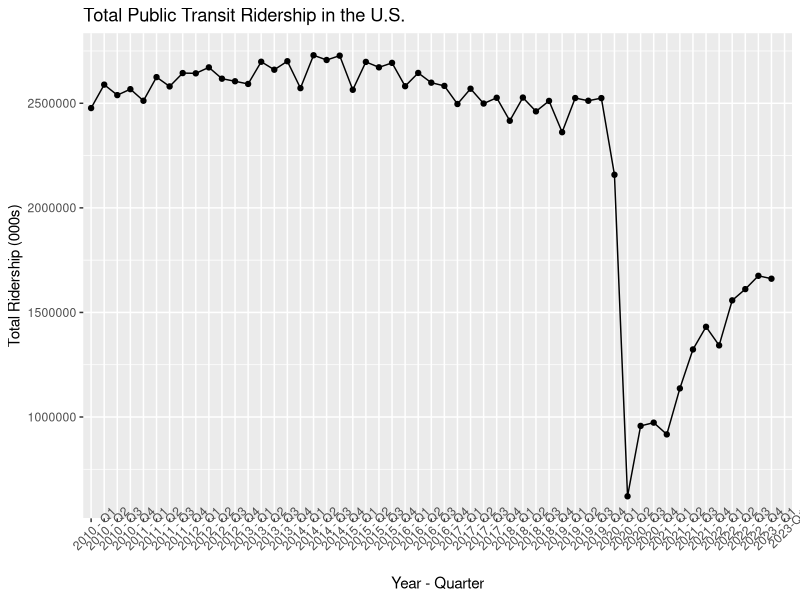

Source code (R): (Note: this script raises an error after producing the figure.)
library(tidyverse)
library(tidyr) 

ridership <- read.csv("../data/APTA-Ridership-by-Mode-and-Quarter-1990-Present.csv")
ridership <- ridership[81:133,1:11]
colnames(ridership)[2] <- 'Year - Quarter'
colnames(ridership)[4:11] <- c("total_ridership", "heavy_rail", "light_rail", "commuter_rail", "trolleybus", "bus", "demand_response", "other")
ridership$total_ridership <- as.numeric(gsub(",","", ridership$total_ridership))
ridership$heavy_rail <- as.numeric(gsub(",","", ridership$heavy_rail))
ridership$light_rail <- as.numeric(gsub(",","", ridership$light_rail))
ridership$commuter_rail <- as.numeric(gsub(",","", ridership$commuter_rail))
ridership$trolleybus <- as.numeric(gsub(",","", ridership$trolleybus))
ridership$bus <- as.numeric(gsub(",","", ridership$bus))
ridership$demand_response <- as.numeric(gsub(",","", ridership$demand_response))
ridership$other <- as.numeric(gsub(",","", ridership$other))
ggplot(data=ridership, aes(x=factor(`Year - Quarter`), y=total_ridership, group=1, xmin = "2015 - Q1", xmax="2023-Q1")) +
  geom_line()+
  geom_point()+
  labs(x = "Year - Quarter", y = "Total Ridership (000s)", title = "Total Public Transit Ridership in the U.S.")+
  theme(axis.text.x = element_text(angle = 45))
ridership <- ridership[c(2, 4:11)]
head(ridership)
write.csv(ridership, "../data/cleaned_data/ridership_by_quarter_cleaned.csv")
